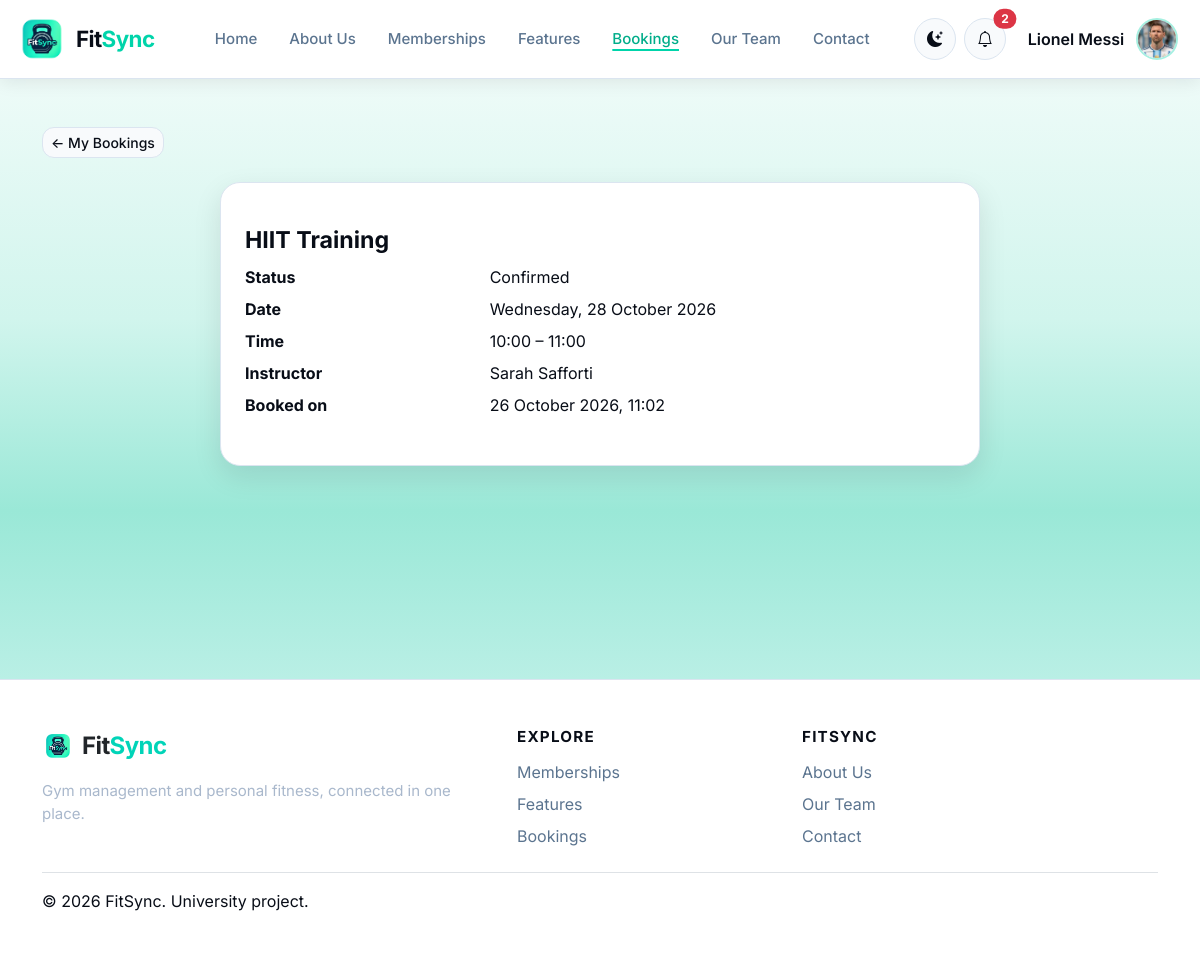
/bookings/booking/21/ (signed in), run on the app's committed database.
### gym/models.py (models this page shows, shortened)
class User(AbstractUser):
    class Role(models.TextChoices):
        MEMBER = ("MEMBER", "Member")
        STAFF = ("STAFF", "Staff")
        COACH = ("COACH", "Coach")
        ADMIN = ("ADMIN", "Admin")
    email = models.EmailField(unique=True)
    role = models.CharField(max_length=20, choices=Role.choices, default=Role.MEMBER)
    class Meta:
        db_table = "accounts_user"

class MemberProfile(models.Model):
    user = models.OneToOneField(
        settings.AUTH_USER_MODEL,
        on_delete=models.CASCADE,
        related_name="member_profile",
    )
    profile_picture = models.ImageField(
        upload_to="profile_pics/", blank=True, null=True
    )
    avatar_static_path = models.CharField(max_length=255, blank=True)
    @property
    def avatar_url(self):
        from django.templatetags.static import static
        if self.profile_picture:
            return self.profile_picture.url
        return static(self.avatar_static_path) if self.avatar_static_path else ""
    phone = models.CharField(max_length=30, blank=True)
    date_of_birth = models.DateField(blank=True, null=True)
    emergency_contact = models.CharField(max_length=100, blank=True)
    age = models.PositiveSmallIntegerField(blank=True, null=True)
    height_cm = models.PositiveIntegerField(blank=True, null=True)
    current_weight_kg = models.DecimalField(
        max_digits=5, decimal_places=2, blank=True, null=True
    )
    target_weight_kg = models.DecimalField(
        max_digits=5, decimal_places=2, blank=True, null=True
    )
    fitness_goal = models.CharField(max_length=200, blank=True)
    medical_notes = models.TextField(blank=True)
    class Meta:
        db_table = "accounts_memberprofile"

class Booking(models.Model):
    class Status(models.TextChoices):
        CONFIRMED = ("CONFIRMED", "Confirmed")
        CANCELLED = ("CANCELLED", "Cancelled")
        COMPLETED = ("COMPLETED", "Completed")
    member = models.ForeignKey(
        settings.AUTH_USER_MODEL,
        on_delete=models.CASCADE,
        related_name="bookings",
        limit_choices_to={"role": "MEMBER"},
    )
    session = models.ForeignKey(
        Session, on_delete=models.CASCADE, related_name="bookings"
    )
    status = models.CharField(
        max_length=20, choices=Status.choices, default=Status.CONFIRMED
    )
    booked_at = models.DateTimeField(auto_now_add=True)
    cancelled_at = models.DateTimeField(null=True, blank=True)
    class Meta:
        ordering = ["-booked_at"]
        constraints = [
            models.UniqueConstraint(
                fields=["member", "session"],
                condition=models.Q(status="CONFIRMED"),
                name="unique_confirmed_member_session_booking",
            )
        ]
        db_table = "bookings_booking"

class Session(models.Model):
    class Status(models.TextChoices):
        SCHEDULED = ("SCHEDULED", "Scheduled")
        CANCELLED = ("CANCELLED", "Cancelled")
        COMPLETED = ("COMPLETED", "Completed")
    service = models.ForeignKey(
        Service, on_delete=models.PROTECT, related_name="sessions"
    )
    instructor = models.ForeignKey(
        settings.AUTH_USER_MODEL,
        on_delete=models.SET_NULL,
        null=True,
        blank=True,
        related_name="instructed_sessions",
        limit_choices_to={"role": "COACH"},
    )
    date = models.DateField()
    start_time = models.TimeField()
    end_time = models.TimeField()
    capacity = models.PositiveIntegerField()
    status = models.CharField(
        max_length=20, choices=Status.choices, default=Status.SCHEDULED
    )
    class Meta:
        ordering = ["date", "start_time"]
        db_table = "bookings_session"

class Service(models.Model):
    class Type(models.TextChoices):
        YOGA = ("YOGA", "Yoga")
        ZUMBA = ("ZUMBA", "Zumba")
        FITNESS = ("FITNESS", "Fitness")
        SAUNA = ("SAUNA", "Sauna")
        PERSONAL_TRAINING = ("PERSONAL_TRAINING", "Personal Training")
        PILATES = ("PILATES", "Pilates")
        BOXING = ("BOXING", "Boxing")
        HIIT = ("HIIT", "HIIT")
        CYCLING = ("CYCLING", "Cycling")
        STRENGTH_TRAINING = ("STRENGTH_TRAINING", "Strength Training")
    name = models.CharField(max_length=100)
    service_type = models.CharField(max_length=30, choices=Type.choices)
    description = models.TextField(blank=True)
    price = models.DecimalField(max_digits=8, decimal_places=2, default=0)
    is_active = models.BooleanField(default=True)
    class Meta:
        ordering = ["name"]
        db_table = "bookings_service"

### gym/views.py (the view)
# urls.py: path("booking/<int:booking_id>/", views.booking_detail, name="booking_detail"),
@login_required
def booking_detail(request, booking_id):
    booking = get_object_or_404(
        Booking.objects.select_related(
            "session", "session__service", "session__instructor"
        ),
        pk=booking_id,
        member=request.user,
    )
    can_cancel = booking.status == Booking.Status.CONFIRMED and (
        not session_has_started(booking.session)
    )
    return render(
        request,
        "shared/booking_detail.html",
        {"booking": booking, "can_cancel": can_cancel},
    )

### gym/context_processors.py (called while the page is built)
def notification_menu(request):
    if not request.user.is_authenticated:
        return {}
    unread = Notification.objects.filter(recipient=request.user, is_read=False)
    today = timezone.localdate()
    notices = Notice.objects.filter(is_active=True, publish_date__lte=today).filter(
        expires_on__isnull=True
    ) | Notice.objects.filter(
        is_active=True, publish_date__lte=today, expires_on__gte=today
    )
    return {
        "notification_menu_items": unread[:5],
        "unread_notification_count": unread.count(),
        "active_gym_notices": notices.distinct()[:3],
    }

### gym/views.py (called while the page is built)
def session_start(session):
    start = datetime.combine(session.date, session.start_time)
    return timezone.make_aware(start, timezone.get_current_timezone())

def session_has_started(session):
    return session_start(session) <= timezone.now()

### templates/shared/booking_detail.html (shortened to what this page needs)
{% extends "base.html" %}
{% load static %}
{% block extra_css %}<link rel="stylesheet" href="{% static 'css/bookings.css' %}">{% endblock %}
{% block content %}
<section class="booking-page"><div class="container py-5">
    <a class="btn btn-sm btn-secondary-fitsync mb-4" href="{% url 'bookings:my_bookings' %}">&larr; My Bookings</a>
    <article class="session-card mx-auto" style="max-width: 760px;">
        <h1 class="session-name">{{ booking.session.service.name }}</h1>
        <dl class="row">
            <dt class="col-sm-4">Status</dt><dd class="col-sm-8">{{ booking.get_status_display }}</dd>
            <dt class="col-sm-4">Date</dt><dd class="col-sm-8">{{ booking.session.date|date:"l, d F Y" }}</dd>
            <dt class="col-sm-4">Time</dt><dd class="col-sm-8">{{ booking.session.start_time|time:"H:i" }} &ndash; {{ booking.session.end_time|time:"H:i" }}</dd>
            <dt class="col-sm-4">Instructor</dt><dd class="col-sm-8">{{ booking.session.instructor.get_full_name|default:"To be confirmed" }}</dd>
            <dt class="col-sm-4">Booked on</dt><dd class="col-sm-8">{{ booking.booked_at|date:"d F Y, H:i" }}</dd>
        </dl>
    </article>
</div></section>
{% endblock %}

### templates/includes/navbar.html (shortened to what this page needs)
{% load static %}
<nav class="navbar navbar-expand-xl fitsync-navbar sticky-top" aria-label="Main navigation">
    <div class="container-fluid px-3 px-xxl-4">
        <a class="navbar-brand fitsync-brand d-flex align-items-center gap-2" href="{% url 'core:home' %}">
    <img class="fitsync-logo" src="{% static 'img/fitsync-logo.png' %}" alt="FitSync logo">
    <span class="fitsync-brand-name">
        Fit<span class="brand-accent">Sync</span>
    </span>
</a>
        <div class="collapse navbar-collapse" id="fitsyncPublicNav">
            <ul class="navbar-nav mx-auto align-items-xl-center">
                <li class="nav-item"><a class="nav-link {% if request.resolver_match.namespace == 'core' and request.resolver_match.url_name == 'home' %}active{% endif %}" href="{% url 'core:home' %}">Home</a></li>
                <li class="nav-item"><a class="nav-link {% if request.resolver_match.namespace == 'aboutus' %}active{% endif %}" href="{% url 'aboutus:index' %}">About Us</a></li>
                <li class="nav-item"><a class="nav-link {% if request.resolver_match.namespace == 'memberships' %}active{% endif %}" href="{% url 'memberships:public_packages' %}">Memberships</a></li>
                <li class="nav-item"><a class="nav-link {% if request.resolver_match.namespace == 'core' and request.resolver_match.url_name == 'features' %}active{% endif %}" href="{% url 'core:features' %}">Features</a></li>
                <li class="nav-item">
                    <a class="nav-link {% if request.resolver_match.namespace == 'bookings' %}active{% endif %}"
                       href="{% url 'bookings:schedule' %}">
                        Bookings
                    </a>
                </li>
                <li class="nav-item"><a class="nav-link {% if request.resolver_match.namespace == 'ourteam' %}active{% endif %}" href="{% url 'ourteam:index' %}">Our Team</a></li>
                <li class="nav-item"><a class="nav-link {% if request.resolver_match.namespace == 'core' and request.resolver_match.url_name == 'contact' %}active{% endif %}" href="{% url 'core:contact' %}">Contact</a></li>
            </ul>
            <div class="navbar-actions d-flex align-items-center gap-2 pt-3 pt-xl-0">
                <button class="btn theme-toggle" type="button" data-theme-toggle aria-label="Switch to dark mode" title="Switch theme">
                    <i class="bi bi-moon-stars" data-theme-icon aria-hidden="true"></i>
                </button>
                {% if request.user.is_authenticated %}
                    <div class="dropdown">
                        <button class="btn notification-toggle position-relative" type="button" data-bs-toggle="dropdown" aria-expanded="false" aria-label="Notifications">
                            <i class="bi bi-bell"></i>
                            {% if unread_notification_count %}<span class="position-absolute top-0 start-100 translate-middle badge rounded-pill text-bg-danger">{{ unread_notification_count }}</span>{% endif %}
                        </button>
                    </div>
                    <div class="dropdown">
                        <button class="navbar-account-toggle" type="button" data-bs-toggle="dropdown" aria-expanded="false">
                            <span class="navbar-account-name">{{ request.user.get_full_name|default:request.user.username }}</span>
                            {% if request.user.member_profile.avatar_url %}
                                <img class="navbar-account-avatar" src="{{ request.user.member_profile.avatar_url }}" alt="">
                            {% elif request.user.coach_profile.photo_url %}
                                <img class="navbar-account-avatar" src="{{ request.user.coach_profile.photo_url }}" alt="">
                            {% else %}
                                <span class="navbar-account-avatar navbar-account-initials" aria-hidden="true">
                                    {% if request.user.first_name or request.user.last_name %}{{ request.user.first_name|slice:":1"|upper }}{{ request.user.last_name|slice:":1"|upper }}{% else %}{{ request.user.username|slice:":1"|upper }}{% endif %}
                                </span>
                            {% endif %}
                        </button>
                    </div>
                {% else %}
                    <a class="btn btn-secondary-fitsync" href="{% url 'accounts:login' %}">Login</a>
                    <a class="btn btn-primary-fitsync" href="{% url 'accounts:register' %}">Get Started</a>
                {% endif %}
            </div>
        </div>
    </div>
</nav>

### static/css/base.css (style rules this page uses)
:root { --bg-color: #f4f7fb; --surface-color: #ffffff; --surface-soft: #f8fafc; --text-color: #080d17; --muted-color: #5b748f; --border-color: #dbe5f0; --primary-color: #00d4aa; --primary-strong: #00ad8a; --danger-color: #dc3545; --navbar-color: #ffffff; --sidebar-color: #07152d; --footer-color: #ffffff; --shadow-color: rgba(8, 13, 23, 0.08); --radius-sm: 10px; --radius-md: 12px; --radius-lg: 16px; --sidebar-width: 238px; --topbar-height: 70px; }
html[data-theme="light"] { color-scheme: light; --bg-color: #f4f7fb; --surface-color: #ffffff; --text-color: #080d17; --muted-color: #5b748f; --border-color: #dbe5f0; --navbar-color: #ffffff; --sidebar-color: #ffffff; --footer-color: #ffffff; --shadow-color: rgba(8, 13, 23, 0.08); --page-gradient: linear-gradient(to bottom, #ffffff, #04cfa6); --member-sidebar-background: #ffffff; --member-sidebar-border: #dbe5f0; --member-sidebar-text: #080d17; --member-sidebar-muted: #5b748f; --member-sidebar-accent: #00876c; }
*, *::before, *::after { box-sizing: border-box; }
html, body { min-height: 100%; }
body { min-height: 100vh; margin: 0; background: var(--page-gradient); color: var(--text-color); font-family: "Inter", system-ui, -apple-system, BlinkMacSystemFont, "Segoe UI", sans-serif; transition: background-color 160ms ease, color 160ms ease; }
h1, h2, h3, h4, h5, h6, .fitsync-brand { font-family: "Inter", sans-serif; }
a { color: inherit; }
.fitsync-navbar { min-height: 76px; background: var(--navbar-color); border-bottom: 1px solid var(--border-color); box-shadow: 0 4px 16px var(--shadow-color); }
.fitsync-brand { display: inline-flex; align-items: center; gap: 10px; color: var(--text-color); font-size: 1.5rem; font-weight: 700; letter-spacing: -0.6px; text-decoration: none; white-space: nowrap; }
.fitsync-brand img { flex: 0 0 auto; }
.brand-accent { color: var(--primary-color); }
.fitsync-navbar .navbar-nav { gap: 1rem; }
.fitsync-navbar .nav-link { padding: 0.65rem 0.35rem; color: var(--muted-color); font-size: 0.94rem; font-weight: 500; }
.fitsync-navbar .nav-link:hover, .fitsync-navbar .nav-link:focus, .fitsync-navbar .nav-link.active { color: var(--primary-strong); }
.fitsync-navbar .nav-link.active { text-decoration: underline; text-decoration-thickness: 2px; text-decoration-color: var(--primary-color); text-underline-offset: 5px; }
.navbar-account-toggle { display: inline-flex; min-height: 46px; align-items: center; gap: 0.75rem; padding: 0.25rem 0.3rem 0.25rem 0.8rem; color: var(--text-color); background: transparent; border: 1px solid transparent; border-radius: 999px; }
.navbar-account-name { max-width: 150px; overflow: hidden; font-weight: 600; white-space: nowrap; text-overflow: ellipsis; }
.navbar-account-avatar { width: 42px; height: 42px; flex: 0 0 42px; border: 2px solid rgba(0, 212, 170, 0.35); border-radius: 50%; object-fit: cover; object-position: center top; }
.theme-toggle, .notification-toggle, .sidebar-toggle { display: inline-grid; width: 42px; height: 42px; place-items: center; padding: 0; color: var(--text-color); background: var(--surface-soft); border: 1px solid var(--border-color); border-radius: 50%; }
.fitsync-logo { width: 52px; height: 52px; object-fit: contain; border-radius: 12px; }
.btn-secondary-fitsync { color: var(--text-color); background: var(--surface-soft); border: 1px solid var(--border-color); border-radius: var(--radius-md); font-weight: 500; }
.fitsync-brand-name { font-size: 1.4rem; font-weight: 700; color: var(--text-color); }

### data on the page
User: user.get_full_name "Lionel Messi", user.member_profile.avatar_url (picture)
Booking: session.service.name "HIIT Training", status "Confirmed", session "Wednesday, 28 October 2026", session.start_time "10:00", session.end_time "11:00", session.instructor.get_full_name "Sarah Safforti", booked_at "26 October 2026, 11:02"

### other printed values
{{ unread_notification_count }} "2"
